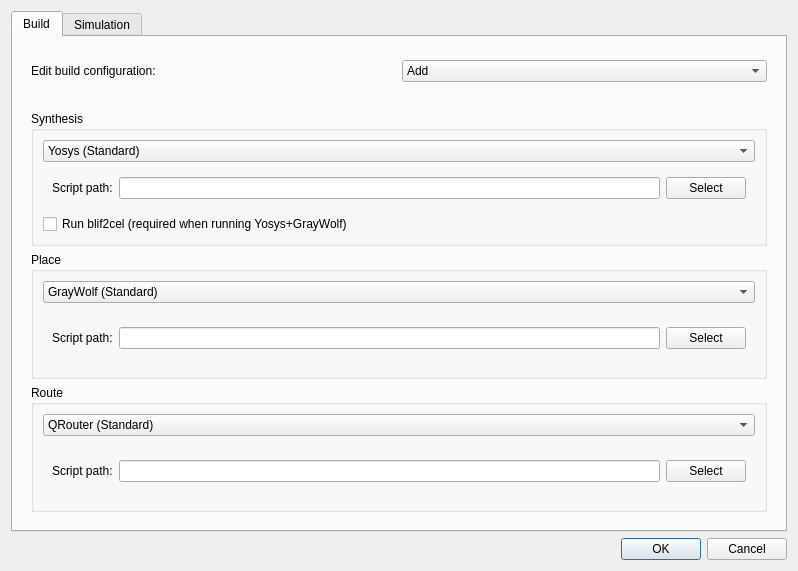
<?xml version="1.0" encoding="UTF-8"?>
<ui version="4.0">
 <class>BuildFlow</class>
 <widget class="QWidget" name="BuildFlow">
  <property name="geometry">
   <rect>
    <x>0</x>
    <y>0</y>
    <width>798</width>
    <height>571</height>
   </rect>
  </property>
  <property name="windowTitle">
   <string>Build flow</string>
  </property>
  <layout class="QVBoxLayout" name="verticalLayout_2">
   <item>
    <widget class="QTabWidget" name="tabWidget">
     <property name="currentIndex">
      <number>0</number>
     </property>
     <widget class="QWidget" name="tab">
      <attribute name="title">
       <string>Build</string>
      </attribute>
      <layout class="QVBoxLayout" name="verticalLayout">
       <item>
        <widget class="QWidget" name="widget_2" native="true">
         <property name="maximumSize">
          <size>
           <width>16777215</width>
           <height>50</height>
          </size>
         </property>
         <layout class="QHBoxLayout" name="horizontalLayout">
          <item>
           <widget class="QLabel" name="label">
            <property name="text">
             <string>Edit build configuration:</string>
            </property>
           </widget>
          </item>
          <item>
           <widget class="QComboBox" name="comboBox">
            <item>
             <property name="text">
              <string>Add</string>
             </property>
            </item>
            <item>
             <property name="text">
              <string>Remove selected</string>
             </property>
            </item>
            <item>
             <property name="text">
              <string>Clone selected</string>
             </property>
            </item>
           </widget>
          </item>
         </layout>
        </widget>
       </item>
       <item>
        <widget class="QWidget" name="widget_3" native="true">
         <layout class="QVBoxLayout" name="verticalLayout_3">
          <item>
           <widget class="QGroupBox" name="groupBox">
            <property name="title">
             <string>Synthesis</string>
            </property>
            <layout class="QVBoxLayout" name="verticalLayout_4">
             <item>
              <widget class="QComboBox" name="comboBox_2">
               <item>
                <property name="text">
                 <string>Yosys (Standard)</string>
                </property>
               </item>
               <item>
                <property name="text">
                 <string>Custom script</string>
                </property>
               </item>
              </widget>
             </item>
             <item>
              <widget class="QWidget" name="widget" native="true">
               <layout class="QHBoxLayout" name="horizontalLayout_2">
                <item>
                 <widget class="QLabel" name="label_2">
                  <property name="text">
                   <string>Script path:</string>
                  </property>
                 </widget>
                </item>
                <item>
                 <widget class="QLineEdit" name="lineEdit"/>
                </item>
                <item>
                 <widget class="QPushButton" name="pushButton">
                  <property name="text">
                   <string>Select</string>
                  </property>
                 </widget>
                </item>
               </layout>
              </widget>
             </item>
             <item>
              <widget class="QCheckBox" name="checkBox">
               <property name="text">
                <string>Run blif2cel (required when running Yosys+GrayWolf)</string>
               </property>
              </widget>
             </item>
            </layout>
           </widget>
          </item>
          <item>
           <widget class="QGroupBox" name="groupBox_2">
            <property name="title">
             <string>Place</string>
            </property>
            <layout class="QVBoxLayout" name="verticalLayout_5">
             <item>
              <widget class="QComboBox" name="comboBox_3">
               <item>
                <property name="text">
                 <string>GrayWolf (Standard)</string>
                </property>
               </item>
               <item>
                <property name="text">
                 <string>Custom script</string>
                </property>
               </item>
              </widget>
             </item>
             <item>
              <widget class="QWidget" name="widget_4" native="true">
               <layout class="QHBoxLayout" name="horizontalLayout_3">
                <item>
                 <widget class="QLabel" name="label_3">
                  <property name="text">
                   <string>Script path:</string>
                  </property>
                 </widget>
                </item>
                <item>
                 <widget class="QLineEdit" name="lineEdit_2"/>
                </item>
                <item>
                 <widget class="QPushButton" name="pushButton_2">
                  <property name="text">
                   <string>Select</string>
                  </property>
                 </widget>
                </item>
               </layout>
              </widget>
             </item>
            </layout>
           </widget>
          </item>
          <item>
           <widget class="QGroupBox" name="groupBox_3">
            <property name="title">
             <string>Route</string>
            </property>
            <layout class="QVBoxLayout" name="verticalLayout_6">
             <item>
              <widget class="QComboBox" name="comboBox_4">
               <item>
                <property name="text">
                 <string>QRouter (Standard)</string>
                </property>
               </item>
               <item>
                <property name="text">
                 <string>Custom script</string>
                </property>
               </item>
              </widget>
             </item>
             <item>
              <widget class="QWidget" name="widget_5" native="true">
               <layout class="QHBoxLayout" name="horizontalLayout_4">
                <item>
                 <widget class="QLabel" name="label_4">
                  <property name="text">
                   <string>Script path:</string>
                  </property>
                 </widget>
                </item>
                <item>
                 <widget class="QLineEdit" name="lineEdit_3"/>
                </item>
                <item>
                 <widget class="QPushButton" name="pushButton_3">
                  <property name="text">
                   <string>Select</string>
                  </property>
                 </widget>
                </item>
               </layout>
              </widget>
             </item>
            </layout>
           </widget>
          </item>
         </layout>
        </widget>
       </item>
      </layout>
     </widget>
     <widget class="QWidget" name="tab_2">
      <attribute name="title">
       <string>Simulation</string>
      </attribute>
     </widget>
    </widget>
   </item>
   <item>
    <widget class="QDialogButtonBox" name="buttonBox">
     <property name="standardButtons">
      <set>QDialogButtonBox::Cancel|QDialogButtonBox::Ok</set>
     </property>
    </widget>
   </item>
  </layout>
 </widget>
 <resources/>
 <connections/>
</ui>
